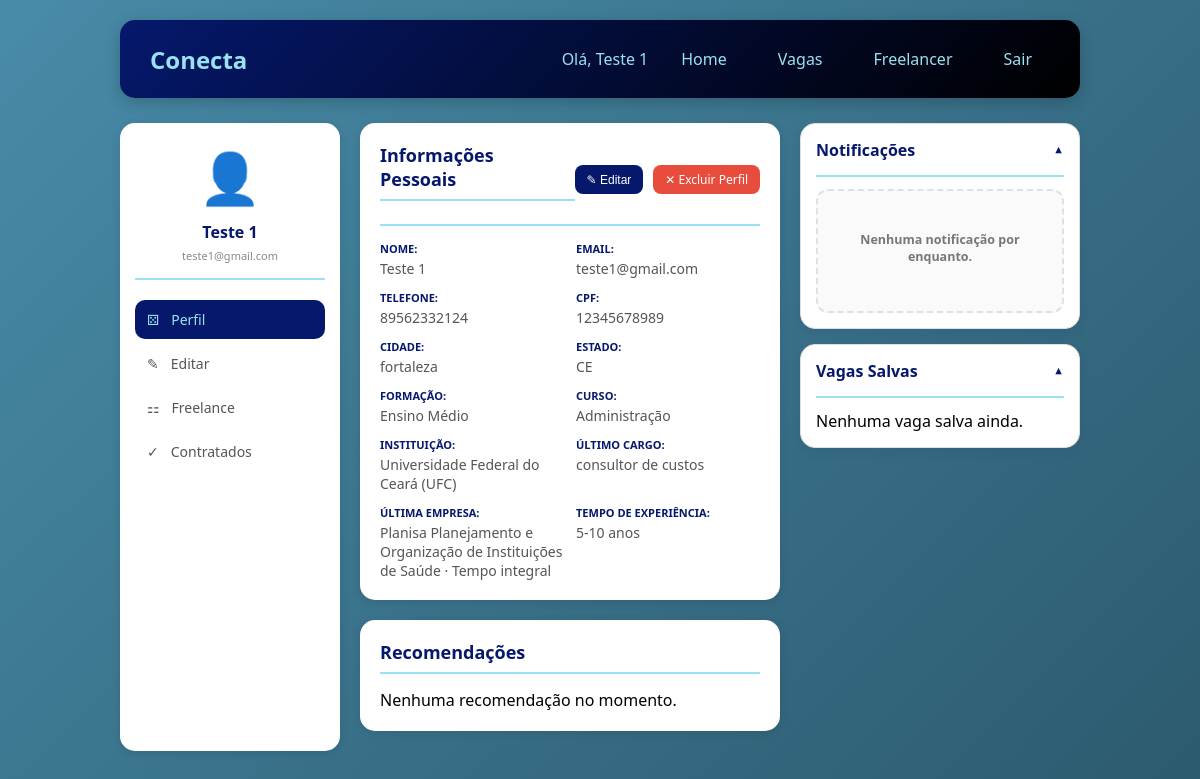
Screenshot of /home (signed in) with the database file from the repository.
### tables this page shows
CREATE TABLE funcionarios (
        id_funcionario INTEGER PRIMARY KEY AUTOINCREMENT, 
        nome TEXT,
        email TEXT,
        senha TEXT,
        telefone TEXT,
        cpf TEXT NOT NULL UNIQUE    
    );

CREATE TABLE respostas_questionario (
        id_resposta INTEGER PRIMARY KEY AUTOINCREMENT,
        id_funcionario INTEGER,
        cidade TEXT,
        estado TEXT,
        formacao TEXT, 
        curso TEXT,
        instituicao TEXT, 
        ano_conclusao INTEGER,
        ultimo_cargo TEXT,
        ultima_empresa TEXT,
        tempo_experiencia TEXT, 
        data_preenchimento TIMESTAMP DEFAULT CURRENT_TIMESTAMP,
        FOREIGN KEY (id_funcionario) REFERENCES funcionarios (id_funcionario) ON DELETE CASCADE
    );

### routes/home.py (the view, shortened to what this page needs)
@bp_home.route('/home')
def home_pag():
    if 'usuario_id' not in session:
        return redirect('/')
    tipo = session.get('tipo')
    id_usuario = session.get('usuario_id')
    notificacoes = Notificacao.listar_para_usuario(id_usuario, apenas_nao_lidas=False, limite=20)
    if tipo == 'funcionario':
        candidaturas = CandidaturaCRUD.listar_candidaturas_funcionario(id_usuario)# Busca candidaturas
        vagas_recomendadas = Match.melhores_vagas(id_usuario, limite=5)# Busca vagas recomendadas
        funcionario = FuncionarioCRUD.buscar_por_id(id_usuario)# Busca dados do funcionário
        questionario = QuestionarioCRUD.buscar_por_funcionario(id_usuario)# Busca dados do questionário
        competencias_usuario = Competencia.listar_do_funcionario(id_usuario)#  BUSCA AS COMPETÊNCIAS DO USUÁRIO
        todas_competencias = Competencia.listar_todas()# Busca todas as competências disponíveis
        contratacoes = Contratacao.listar_contratacao(id_usuario)# Busca contratos
        meus_freelances = Freelancer.listar_por_funcionario(id_usuario)# Busca meus freelances
        contratados = ContratacaoCRUD.listar_contratados(id_usuario)# Atualiza sessão
        contratados_lista = []
        contratados = contratados_lista
        if funcionario:
            session['usuario_nome'] = funcionario.get('nome')
        return render_template('home/home_func.html', nome=session.get('usuario_nome'), tipo=tipo,
                             candidaturas=candidaturas,vagas_recomendadas=vagas_recomendadas,
                             funcionario=funcionario,questionario=questionario,
                             competencias_usuario=competencias_usuario,
                             todas_competencias=todas_competencias,
                             contratacoes=contratacoes,meus_freelances=meus_freelances,
                             contratados=contratados, notificacoes=notificacoes)

### CRUDs/candidatura.py (called while the page is built)
    @staticmethod
    def listar_candidaturas_funcionario(id_funcionario):
        conn = get_connection()
        try:
            cursor = conn.cursor()
            cursor.execute('''
                SELECT c.*, v.titulo, v.descricao, v.salario, e.nome as empresa_nome,
                       c.data_candidatura
                FROM candidaturas c
                JOIN vagas v ON c.id_vaga = v.id_vaga
                JOIN empresas e ON v.id_empresa = e.id_empresa
                WHERE c.id_funcionario = ?
                ORDER BY c.data_candidatura DESC
            ''', (id_funcionario,))
            return cursor.fetchall()
        finally:
            conn.close()

    @staticmethod
    def listar_melhores(id_funcionario, limite=20):
        conn = get_connection()
        try:
            cursor = conn.cursor()
            cursor.execute('''
                SELECT v.*, e.nome as empresa_nome
                FROM vagas v
                JOIN empresas e ON v.id_empresa = e.id_empresa
                ORDER BY v.id_vaga DESC
            ''')
            vagas = cursor.fetchall()
            resultado = []
            for vaga in vagas:
                match = MatchCRUD.calcular(id_funcionario, vaga['id_vaga'])
                if match > 0:
                    vaga_dict = dict(vaga)
                    vaga_dict['match_percent'] = match
                    resultado.append(vaga_dict)
            resultado.sort(key=lambda x: x['match_percent'], reverse=True)
            return resultado[:limite]
        finally:
            conn.close()

### CRUDs/crud_comp.py (called while the page is built)
    @staticmethod
    def listar_todas():
        conn = get_connection()
        try:
            cursor = conn.cursor()
            cursor.execute("SELECT * FROM competencias ORDER BY nome")
            return cursor.fetchall()
        finally:
            conn.close()

    @staticmethod
    def listar_do_funcionario(id_funcionario):
        conn = get_connection()
        try:
            cursor = conn.cursor()
            cursor.execute('''
                SELECT c.*
                FROM competencias c
                JOIN funcionario_competencias fc ON c.id_competencia = fc.id_competencia
                WHERE fc.id_funcionario = ?
                ORDER BY c.nome
            ''', (id_funcionario,))
            return cursor.fetchall()
        finally:
            conn.close()

### models/model_comp.py (called while the page is built)
    @staticmethod
    def listar_todas():
        return CompetenciaCRUD.listar_todas()

### templates/home/home_func.html (shortened to what this page needs)
{% extends "menu.html" %}
{% from "macros/dropdowns.html" import select_estado, select_formacao, select_experiencia %}
{% block content %}
<div class="dashboard-container">
    <div class="sidebar">
        <div class="perfil-resumo">
            <div class="avatar"> 👤</div>
            <h3>{{ session.usuario_nome }}</h3>
            <p>{{ funcionario.email if funcionario else 'usuario@email.com' }}</p>
        </div>
        <nav class="menu-lateral">
            <a href="#" class="menu-item active" onclick="mostrarSecao('perfil'); return false;">
                <span class="icone">⚄</span> Perfil
            </a>
            <a href="#" class="menu-item" onclick="mostrarSecao('editar'); return false;">
                <span class="icone">✎</span> Editar
            </a>
            <a href="#" class="menu-item" onclick="mostrarSecao('freelance'); return false;">
                <span class="icone">⚏</span> Freelance
            </a>
            <a href="#" class="menu-item" onclick="mostrarSecao('contratados'); return false;">
                <span class="icone">✓</span> Contratados
            </a>
        </nav>
    </div>
    <div class="conteudo-central">
        <div id="secao-perfil" class="secao-info">
            <div class="info-usuario">
                <div class="section-header">
                    <h2>Informações Pessoais</h2>
                    <div class="botoes-header-acoes" style="display: flex; gap: 10px;">
                        <button class="btn-editar" onclick="ativarEdicao()">✎ Editar</button>
                        <a href="#" class="btn-excluir-perfil-header" onclick="confirmarExcluirPerfil(); return false;">✕ Excluir Perfil</a>
                    </div>
                </div>
                <div id="view-mode">
                    <div class="campos-info">
                        {% for label, id, value in campos %}
                        <div class="campo">
                            <label>{{ label }}:</label>
                            <span id="view-{{ id }}">{{ value }}</span>
                        </div>
                        {% endfor %}
                    </div>
                </div>
            </div>
        </div>
        <div class="recomendacoes-section">
            <h2>Recomendações</h2>
            <div class="recomendacoes-lista">
                {% if vagas_recomendadas %}
                    {% for vaga in vagas_recomendadas[:3] %}
                    <div class="recomendacao-card">
                        <div class="recomendacao-header">
                            <span class="recomendacao-titulo">{{ vaga.titulo }}</span>
                            <span class="match-badge">{{ vaga.match_percent }}%</span>
                        </div>
                        <div class="recomendacao-empresa">{{ vaga.empresa_nome }}</div>
                        <a href="{{ url_for('candidatar_se.detalhe_vaga', id_vaga=vaga.id_vaga) }}" class="btn-ver-recomendacao">Ver vaga →</a>
                    </div>
                    {% endfor %}
                {% else %}
                    <p class="sem-dados">Nenhuma recomendação no momento.</p>
                {% endif %}
            </div>
        </div>
    </div> <div class="sidebar-direita-accordion">
        <details class="accordion-item" open>
            <summary class="accordion-header">
                <h2>Notificações</h2>
                <span class="accordion-seta">▼</span>
            </summary>
            <div class="accordion-conteudo">
                {% if notificacoes %}
                <div class="notificacoes-lista">
                    {% for notif in notificacoes %}
                    <div class="freelance-card" style="background: white; padding: 20px; border-radius: 12px; margin-bottom: 15px; box-shadow: 0 4px 20px rgba(0,0,0,0.02); border-left: 4px solid #05186c;">
                        <div class="freelance-header">
                            <h3>{{ notif.titulo }}</h3>
                            <span class="status-badge">{{ notif.data }}</span>
                        </div>
                        <p class="freelance-descricao">{{ notif.mensagem }}</p>
                    </div>
                    {% endfor %}
                </div>
                {% else %}
                    <div class="sem-freelances"><p>Nenhuma notificação por enquanto.</p></div>
                {% endif %}
            </div>
        </details>
        <details class="accordion-item" open>
            <summary class="accordion-header">
                <h2>Vagas Salvas</h2>
                <span class="accordion-seta">▼</span>
            </summary>
            <div class="accordion-conteudo">
                {% if candidaturas %}
                <div class="candidaturas-scroll">
                    <div class="candidaturas-lista">
                        {% for c in candidaturas %}
                        <div class="candidatura-wrapper">
                            <a href="{{ url_for('candidatar_se.detalhe_vaga', id_vaga=c.id_vaga) }}" class="candidatura-link">
                                <div class="candidatura-card">
                                    <div class="candidatura-header">
                                        <span class="cargo">{{ c.titulo }}</span>
                                        <span class="data">{{ c.data_candidatura[:10] if c.data_candidatura else 'Data' }}</span>
                                    </div>
                                    <div class="empresa">{{ c.empresa_nome }}</div>
                                </div>
                            </a>
                            <button class="btn-deletar" onclick="deletarCandidatura('{{ c.id_candidatura }}')" title="Cancelar candidatura">✕</button>
                        </div>
                        {% endfor %}
                    </div>
                </div>
                {% else %}
                <div class="sem-candidaturas"><p>Nenhuma vaga salva ainda.</p></div>
                {% endif %}
            </div>
        </details>
    </div> </div> <script src="{{ url_for('static', filename='script/home_func.js') }}"></script>
{% endblock %}

### templates/menu.html (shortened to what this page needs)
<!DOCTYPE html>
<html lang="pt-br">
<head>
    <link rel="stylesheet" href="{{ url_for('static', filename='css/home/homef.css') }}">
</head>
<body>
    <div class="container">
        <div class="header">
            <div class="logo">Conecta</div>
            <div class="user-info">
                <span>Olá, {{ session.usuario_nome }}</span>
                <a href="/home" class="btn-back">Home</a>
                <a href="/vagas" class="btn-back">Vagas</a>
                <a href="/freelancer" class="btn-back">Freelancer</a>
                <a href="/logout" class="btn-logout">Sair</a>
            </div>
        </div>
        <div class="content">
            {% block content %}
            {% endblock %}
        </div>
    </div>
</body>
</html>

### static/css/home/homef.css (style rules this page uses)
* { margin: 0; padding: 0; box-sizing: border-box; }
body { font-family: 'Segoe UI', Tahoma, Geneva, Verdana, sans-serif; background: linear-gradient(135deg, #488BA8 0%, #2c5a6e 100%); min-height: 100vh; }
.container { max-width: 1000px; margin: 0 auto; padding: 20px; }
.header { background: linear-gradient(135deg, #05186c 0%, #000000 100%); color: #99E2F2; padding: 20px 30px; border-radius: 15px; display: flex; justify-content: space-between; align-items: center; margin-bottom: 25px; box-shadow: 0 4px 15px rgba(0, 0, 0, 0.2); }
.logo { font-size: 24px; font-weight: bold; color: #99E2F2; }
.user-info { display: flex; gap: 15px; align-items: center; margin-left: auto; }
.btn-back, .btn-logout { color: #99E2F2; text-decoration: none; padding: 8px 18px; border-radius: 8px; transition: 0.3s; font-weight: 500; }
.dashboard-container { display: flex; gap: 20px; margin-top: 20px; }
.sidebar, .info-usuario, .recomendacoes-section, .vagas-salvas-container { background: white; border-radius: 15px; padding: 20px; box-shadow: 0 2px 10px rgba(0, 0, 0, 0.1); }
.sidebar { width: 220px; padding: 20px 15px; }
.info-usuario, .recomendacoes-section { margin-bottom: 20px; }
.info-usuario h2, .recomendacoes-section h2, .vagas-salvas-container h2.titulo-direita, .section-header { color: #05186c; font-size: 18px; margin-bottom: 15px; padding-bottom: 8px; border-bottom: 2px solid #99E2F2; }
.section-header { display: flex; justify-content: space-between; align-items: center; }
.perfil-resumo { text-align: center; padding-bottom: 15px; border-bottom: 2px solid #99E2F2; margin-bottom: 20px; }
.perfil-resumo .avatar { font-size: 50px; margin-bottom: 10px; }
.perfil-resumo h3 { color: #05186c; font-size: 16px; margin-bottom: 5px; }
.perfil-resumo p { color: #888; font-size: 11px; }
.menu-lateral { display: flex; flex-direction: column; gap: 5px; }
.menu-item { display: flex; align-items: center; gap: 12px; padding: 10px 12px; border-radius: 10px; color: #555; text-decoration: none; transition: 0.3s; font-size: 14px; }
.menu-item.active { background: #05186c; color: #99E2F2; }
.conteudo-central { flex: 1; min-width: 0; }
.campos-info { display: grid; grid-template-columns: repeat(2, 1fr); gap: 12px; }
.campos-info .campo { display: flex; flex-direction: column; gap: 3px; }
.campos-info .campo label { color: #05186c; font-size: 11px; font-weight: 600; text-transform: uppercase; }
.campos-info .campo span { color: #555; font-size: 14px; }
.recomendacoes-lista, .pessoas-container, .candidaturas-lista, .contratados-gavetas-lista, .freelances-lista { display: flex; flex-direction: column; }
.recomendacoes-lista { gap: 10px; }
.btn-editar, .btn-add-comp { background: #05186c; color: white; border: none; padding: 6px 12px; border-radius: 8px; cursor: pointer; font-size: 12px; transition: 0.3s; }
.sem-freelances { text-align: center; padding: 40px 20px; background: #fafafa; border-radius: 12px; border: 2px dashed #e0e0e0; }
.sem-freelances p:first-of-type { font-size: 15px; font-weight: 600; color: #05186c; margin-bottom: 6px; }
.sem-freelances p:last-of-type { font-size: 12.5px; color: #777777; }
.btn-excluir-perfil-header { background: #e74c3c; color: white; text-decoration: none; padding: 6px 12px; border-radius: 8px; cursor: pointer; font-size: 12px; font-weight: 500; display: inline-flex; align-items: center; transition: 0.3s; }
.sidebar-direita-accordion { width: 280px; display: flex; flex-direction: column; gap: 15px; }
.accordion-item { background: white; border-radius: 15px; padding: 15px; box-shadow: 0 2px 10px rgba(0, 0, 0, 0.1); border: 1px solid #e0e0e0; transition: all 0.3s ease; }
.accordion-item[open] { box-shadow: 0 4px 12px rgba(5, 24, 108, 0.08); }
.accordion-header { display: flex; justify-content: space-between; align-items: center; cursor: pointer; list-style: none; }
.accordion-header h2 { color: #05186c; font-size: 16px; font-weight: 600; margin: 0; padding-bottom: 2px; }
.accordion-seta { font-size: 11px; color: #05186c; transition: transform 0.2s ease; }
.accordion-item[open] .accordion-seta { transform: rotate(180deg); }
.accordion-conteudo { margin-top: 12px; padding-top: 12px; border-top: 2px solid #99E2F2; animation: fadeIn 0.3s ease-in-out; }

### rows the page displays
funcionarios: usuario_nome "Teste 1", email "teste1@gmail.com", label "NOME", nome "Teste 1", label "EMAIL", label "TELEFONE", telefone "89562332124", label "CPF", cpf "12345678989"
respostas_questionario: label "CIDADE", cidade "fortaleza", label "ESTADO", estado "CE", label "FORMAÇÃO", formacao "Ensino Médio", label "CURSO", curso "Administração", label "INSTITUIÇÃO", instituicao "Universidade Federal do Ceará (UFC)", label "ÚLTIMO CARGO", ultimo_cargo "consultor de custos", label "ÚLTIMA EMPRESA", ultima_empresa "Planisa Planejamento e Organização de Instituições de Saúde · Tempo integral", label "TEMPO DE EXPERIÊNCIA", tempo_experiencia "5-10 anos"
